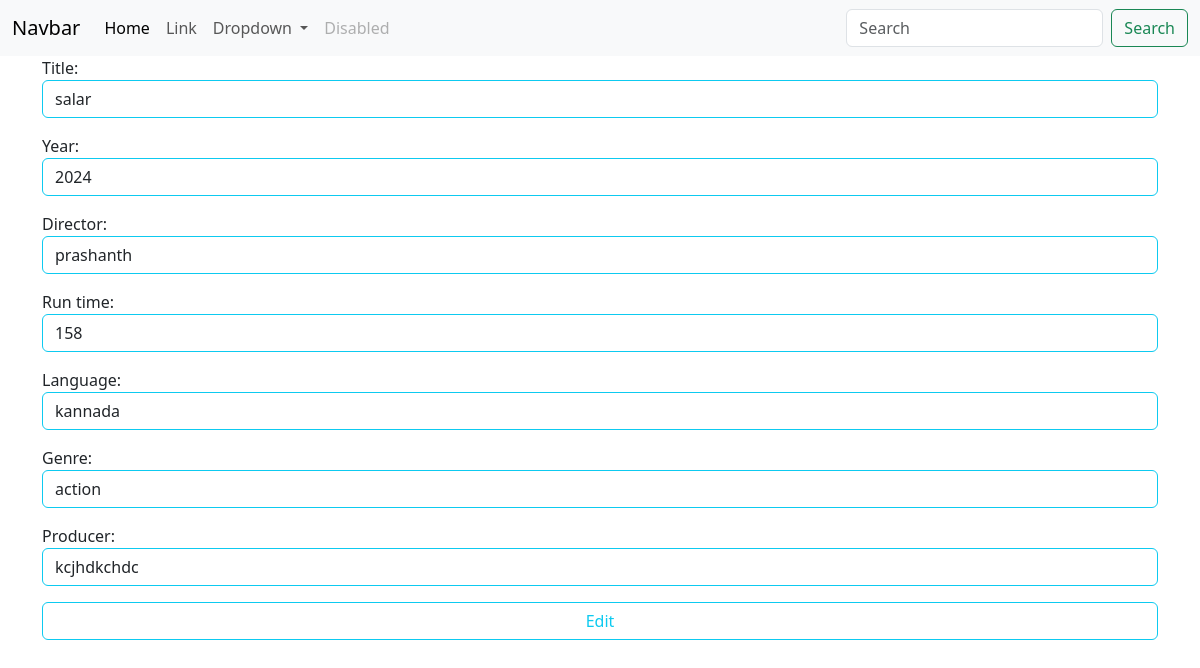
Screenshot of /movies/11/change/ with the database file from the repository.
### myapp/models.py (models this page shows, shortened)
class Movie(models.Model):
    title=models.CharField(max_length=200)
    year=models.CharField(max_length=200)
    director=models.CharField(max_length=200)
    run_time=models.PositiveIntegerField()
    language=models.CharField(max_length=200)
    genre=models.CharField(max_length=200)
    producer=models.CharField(max_length=200,null=True)

### myapp/views.py (the view, shortened to what this page needs)
# urls.py: path("movies/<int:pk>/change/",views.MovieUpdateView.as_view(),name="movie-edit"),
class MovieUpdateView(View):
    def get(self,request,*args,**kwargs):
        id=kwargs.get("pk")
        movie_object=Movie.objects.get(id=id)
        form_instance=MovieModelForm(instance=movie_object)
        return render(request,"movie_edit.html",{"form":form_instance})

### myapp/forms.py
class MovieModelForm(forms.ModelForm):
    class Meta:
        model=Movie
        exclude=("id",)
        widgets={
        "title":forms.TextInput(attrs={"class":"form-control border-info"}),
        "year":forms.TextInput(attrs={"class":"form-control border-info"}),
        "director":forms.TextInput(attrs={"class":"form-control border-info"}),
        "run_time":forms.NumberInput(attrs={"class":"form-control border-info"}),
        "language":forms.TextInput(attrs={"class":"form-control border-info"}),
        "genre":forms.TextInput(attrs={"class":"form-control border-info"}),
        "producer":forms.TextInput(attrs={"class":"form-control border-info"}),
        }

### myapp/templates/movie_edit.html (shortened to what this page needs)
{%extends 'base.html'%}
{%block main_block%}
<div class="container">
    <form action="" method="post">
        {{form.as_p}}
        <button type="submit" class="btn btn-outline-info form-control">Edit</button>
    </form>
</div>
{%endblock%}

### rows the page displays
Movie: title "salar", year "2024", director "prashanth", run_time "158", language "kannada", genre "action", producer "kcjhdkchdc"
